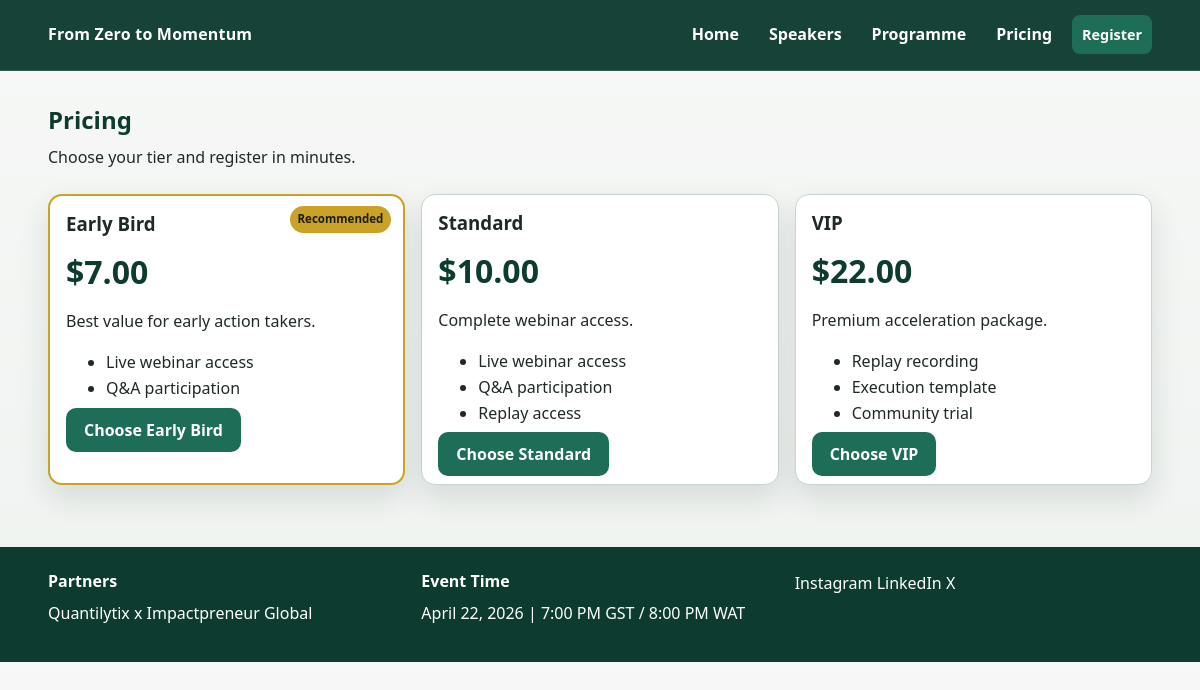
The page /pricing/ on the database its author committed.
### core/models.py (models this page shows, shortened)
class TicketTier(models.Model):
    code = models.CharField(max_length=30, unique=True)
    name = models.CharField(max_length=80)
    price = models.DecimalField(max_digits=8, decimal_places=2)
    description = models.TextField(blank=True)
    features = models.TextField(blank=True, help_text='One feature per line.')
    is_highlighted = models.BooleanField(default=False)
    active = models.BooleanField(default=True)
    class Meta:
        ordering = ['price']

### core/views.py (the view)
# urls.py: path('pricing/', views.pricing, name='pricing'),
def pricing(request):
    context = {**global_context(), 'tiers': TicketTier.objects.filter(active=True)}
    return render(request, 'core/pricing.html', context)

### core/templatetags/core_extras.py (called while the page is built)
@register.filter
def split_lines(value):
    if not value:
        return []
    return [line.strip() for line in str(value).splitlines() if line.strip()]

### core/views.py (called while the page is built)
def global_context():
    return {
        'event_title': 'From Zero to Momentum: Mastering Personal Development & Entrepreneurship the African Way',
        'event_hosts': 'Quantilytix x Impactpreneur Global',
        'event_datetime': 'April 22, 2026 | 7:00 PM GST / 8:00 PM WAT',
        'event_start_iso': settings.EVENT_START_ISO,
        'sponsors': Sponsor.objects.filter(active=True),
    }

### templates/core/pricing.html
{% extends 'base.html' %}
{% load core_extras %}
{% block content %}
<section class="container page-head">
    <h1>Pricing</h1>
    <p>Choose your tier and register in minutes.</p>
</section>
<section class="container pricing-grid">
    {% for tier in tiers %}
    <article class="pricing-card {% if tier.is_highlighted %}featured{% endif %}">
        <h3>{{ tier.name }}</h3>
        <p class="price">${{ tier.price }}</p>
        <p>{{ tier.description }}</p>
        <ul>
            {% for feature in tier.features|split_lines %}
            <li>{{ feature }}</li>
            {% endfor %}
        </ul>
        <a class="btn" href="{% url 'register' %}">Choose {{ tier.name }}</a>
    </article>
    {% endfor %}
</section>
{% endblock %}

### static/css/styles.css (style rules this page uses)
:root { --green-900: #0d3b2f; --green-800: #125543; --green-700: #1e6d56; --green-500: #2f8f6d; --green-100: #e7f5ef; --gold-500: #c9a227; --stone-50: #f7f8f7; --stone-100: #eef2ef; --stone-300: #cad4cd; --ink: #1f2a25; --white: #ffffff; --radius: 14px; --shadow: 0 12px 30px rgba(9, 42, 32, 0.12); }
* { box-sizing: border-box; }
html, body { margin: 0; padding: 0; }
body { font-family: "Segoe UI", "Helvetica Neue", Arial, sans-serif; color: var(--ink); background: linear-gradient(180deg, var(--stone-50), var(--stone-100)); line-height: 1.6; }
h1, h2, h3, h4 { margin: 0 0 10px; line-height: 1.25; }
p { margin: 0 0 12px; }
.container { width: min(1120px, 92%); margin: 0 auto; }
.btn { border: 0; border-radius: 10px; padding: 11px 18px; text-decoration: none; cursor: pointer; background: var(--green-700); color: var(--white); font-weight: 700; transition: transform 0.18s ease, background 0.2s ease; }
.page-head { padding: 34px 0 12px; }
.page-head h1 { color: var(--green-900); }
.cards-grid, .pricing-grid, .logo-grid { display: grid; grid-template-columns: repeat(auto-fit, minmax(250px, 1fr)); gap: 16px; padding-bottom: 38px; }
.speaker-card, .pricing-card, .offer-card, .logo-card { background: var(--white); border: 1px solid var(--stone-300); border-radius: var(--radius); padding: 16px; box-shadow: var(--shadow); }
.pricing-card.featured { border: 2px solid var(--gold-500); position: relative; }
.pricing-card.featured::before { content: "Recommended"; position: absolute; right: 12px; top: 10px; background: var(--gold-500); color: #1d1c1a; font-size: 0.72rem; font-weight: 800; border-radius: 999px; padding: 4px 8px; }
.price { font-size: 2rem; font-weight: 800; color: var(--green-900); }

### rows shown on the page
TicketTier: name "Early Bird", price "7.00", description "Best value for early action takers.", features "Live webinar access" "Q&A participation"
TicketTier: name "Standard", price "10.00", description "Complete webinar access.", features "Live webinar access" "Q&A participation" "Replay access"
TicketTier: name "VIP", price "22.00", description "Premium acceleration package.", features "Replay recording" "Execution template" "Community trial"

### other values the page prints
{{ event_hosts }} "Quantilytix x Impactpreneur Global"
{{ event_datetime }} "April 22, 2026 | 7:00 PM GST / 8:00 PM WAT"
